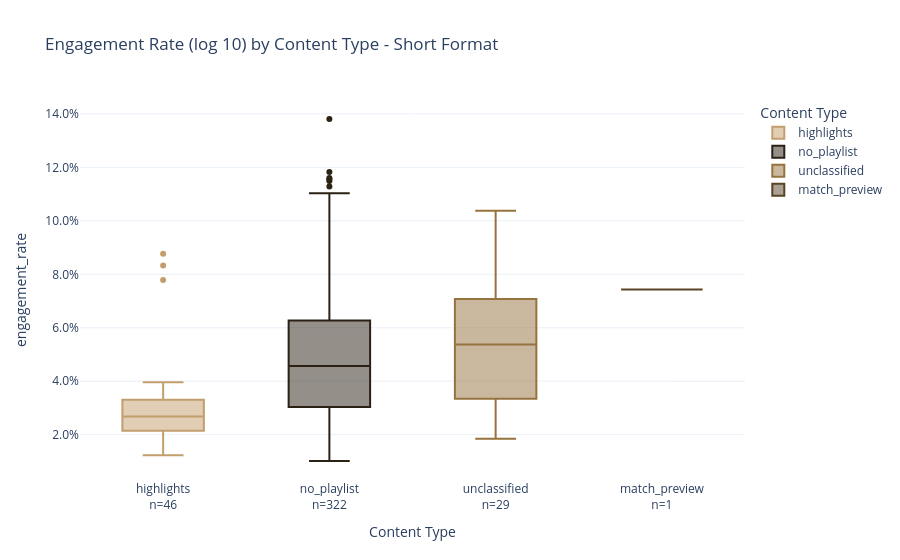

The cell this chart's notebook holds for it:
### Code cell
order = shorts_df.groupby('content_type')['engagement_rate'].median().sort_values().index.tolist()
n = shorts_df['content_type'].value_counts()

fig = px.box(
    shorts_df, x='content_type', y='engagement_rate',
    color='content_type',
    category_orders={'content_type': order},
    title='Engagement Rate (log 10) by Content Type - Short Format',
    labels={'content_type': 'Content Type', 'engagment_rate': "Engagement Rate"}
    )

fig.update_xaxes(
    tickvals=order,
    ticktext=[f'{f}<br>n={n[f]}' for f in order])

fig.update_yaxes(tickformat='.1%')

fig.show()

### Figure 1 — Plotly figure (JSON) as saved in the notebook; plotly's stock layout.template omitted (floating-point values rounded to 4 significant figures; data arrays with more than 128 entries replaced by an {"elided": "..."} marker saying what was removed)
{"data": [{"alignmentgroup": "True", "hovertemplate": "Content Type=%{x}<br>engagement_rate=%{y}<extra></extra>", "legendgroup": "highlights", "marker": {"color": "#C39E6D"}, "name": "highlights", "notched": false, "offsetgroup": "highlights", "orientation": "v", "showlegend": true, "type": "box", "x": ["highlights", "highlights", "highlights", "highlights", "highlights", "highlights", "highlights", "highlights", "highlights", "highlights", "highlights", "highlights", "highlights", "highlights", "highlights", "highlights", "highlights", "highlights", "highlights", "highlights", "highlights", "highlights", "highlights", "highlights", "highlights", "highlights", "highlights", "highlights", "highlights", "highlights", "highlights", "highlights", "highlights", "highlights", "highlights", "highlights", "highlights", "highlights", "highlights", "highlights", "highlights", "highlights", "highlights", "highlights", "highlights", "highlights"], "x0": " ", "xaxis": "x", "y": [0.01893, 0.01822, 0.02271, 0.02147, 0.02637, 0.0288, 0.02719, 0.02699, 0.02138, 0.03551, 0.0396, 0.02433, 0.08767, 0.01593, 0.02523, 0.02737, 0.02545, 0.03304, 0.0289, 0.02586, 0.01788, 0.02146, 0.01229, 0.02775, 0.02421, 0.01234, 0.02813, 0.02283, 0.0292, 0.02556, 0.01751, 0.0316, 0.02957, 0.02409, 0.03369, 0.01779, 0.03171, 0.02654, 0.03443, 0.01589, 0.03626, 0.03555, 0.03893, 0.03774, 0.08326, 0.07785], "y0": " ", "yaxis": "y"}, {"alignmentgroup": "True", "hovertemplate": "Content Type=%{x}<br>engagement_rate=%{y}<extra></extra>", "legendgroup": "no_playlist", "marker": {"color": "#2B2114"}, "name": "no_playlist", "notched": false, "offsetgroup": "no_playlist", "orientation": "v", "showlegend": true, "type": "box", "x": {"elided": "322 str values"}, "x0": " ", "xaxis": "x", "y": {"elided": "322 float values"}, "y0": " ", "yaxis": "y"}, {"alignmentgroup": "True", "hovertemplate": "Content Type=%{x}<br>engagement_rate=%{y}<extra></extra>", "legendgroup": "unclassified", "marker": {"color": "#96733E"}, "name": "unclassified", "notched": false, "offsetgroup": "unclassified", "orientation": "v", "showlegend": true, "type": "box", "x": ["unclassified", "unclassified", "unclassified", "unclassified", "unclassified", "unclassified", "unclassified", "unclassified", "unclassified", "unclassified", "unclassified", "unclassified", "unclassified", "unclassified", "unclassified", "unclassified", "unclassified", "unclassified", "unclassified", "unclassified", "unclassified", "unclassified", "unclassified", "unclassified", "unclassified", "unclassified", "unclassified", "unclassified", "unclassified"], "x0": " ", "xaxis": "x", "y": [0.02791, 0.05727, 0.05422, 0.05372, 0.02113, 0.02487, 0.07962, 0.03874, 0.06167, 0.07311, 0.03416, 0.05617, 0.1015, 0.1037, 0.08037, 0.03, 0.05417, 0.04643, 0.01847, 0.02255, 0.07991, 0.03129, 0.04708, 0.07571, 0.03903, 0.05064, 0.05377, 0.03715, 0.06995], "y0": " ", "yaxis": "y"}, {"alignmentgroup": "True", "hovertemplate": "Content Type=%{x}<br>engagement_rate=%{y}<extra></extra>", "legendgroup": "match_preview", "marker": {"color": "#584324"}, "name": "match_preview", "notched": false, "offsetgroup": "match_preview", "orientation": "v", "showlegend": true, "type": "box", "x": ["match_preview"], "x0": " ", "xaxis": "x", "y": [0.0743], "y0": " ", "yaxis": "y"}], "layout": {"boxmode": "overlay", "legend": {"title": {"text": "Content Type"}, "tracegroupgap": 0}, "title": {"text": "Engagement Rate (log 10) by Content Type - Short Format"}, "xaxis": {"anchor": "y", "categoryarray": ["highlights", "no_playlist", "unclassified", "match_preview"], "categoryorder": "array", "domain": [0, 1], "ticktext": ["highlights<br>n=46", "no_playlist<br>n=322", "unclassified<br>n=29", "match_preview<br>n=1"], "tickvals": ["highlights", "no_playlist", "unclassified", "match_preview"], "title": {"text": "Content Type"}}, "yaxis": {"anchor": "x", "domain": [0, 1], "tickformat": ".1%", "title": {"text": "engagement_rate"}}}}
